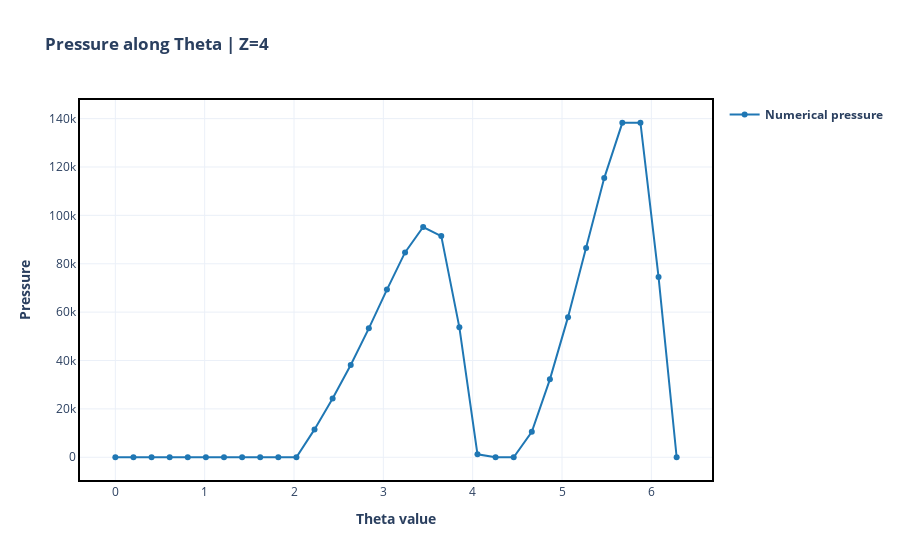
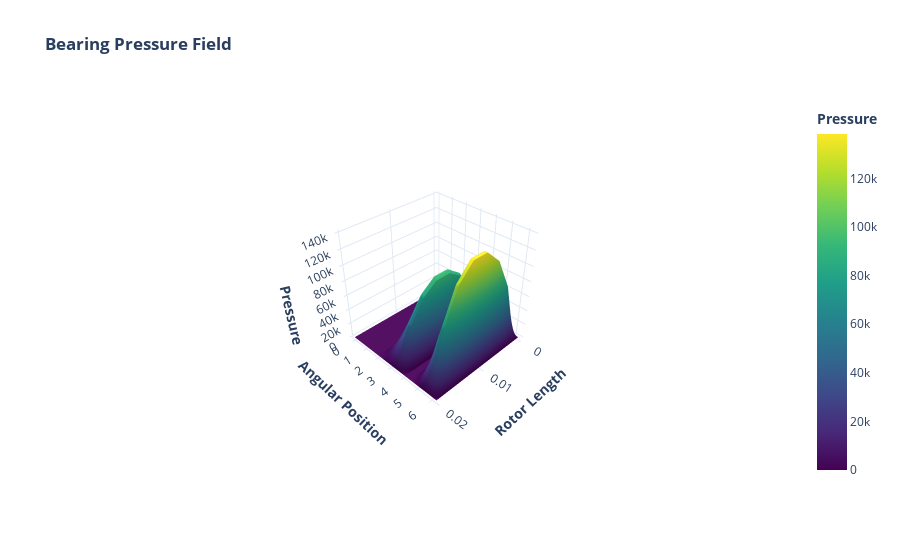

The code cell stored with these charts, in order, in its notebook:
### Markdown cell above
**WEAR BEARINGS**

Although lubrication reduces the friction between the metal surfaces of the bearing, these structures usually suffer wear after a long operating period or else due to a certain number of repetitions of the starting cycles.

<img src="https://docs.google.com/uc?id=1ZGYl4aCO3WTx-hp_Bkh9PpQMEWCKOwsL" width="350"/>

The wear geometry that will be used in the FluidFlow has been adapted from the version presented by MACHADO; CAVALCA (2015) [1]. To include wear in the geometry, it is necessary to make some adaptations to the stator radius. Considering that the fault starts at the angular position $\theta = \theta_{s}$ and ends at $\theta = \theta_{f}$, the stator description from the origin is defined as:

$$R_o^* = R_o + d_{\theta}$$

where $d_{\theta} =\begin{cases} 
    0 \text{,} 
    &\mbox{if} 
    \quad 0 \leq \theta \leq \theta_s\text{,} \quad
    \theta_f \leq \theta \leq 2\pi \\ 
    d_0 - F \left(1 + \cos{\left(\theta - \pi/2\right)} \right) \text{,} 
    &\mbox{if} 
    \quad \theta_s < \theta < \theta_f
\end{cases}$.

In $\theta_{s}$ and $\theta_{f}$, the wear depth is zero, so the location of the edges can be defined as follows:

$$\theta_s = \pi/2 + \cos^{-1}{\left(d_0/F -1\right)} + \gamma \nonumber\\
    \theta_f = \pi/2 - \cos^{-1}{\left(d_0/F -1\right)} + \gamma $$

### Code cell
import ross
from ross.fluid_flow.fluid_flow_graphics import (
    plot_pressure_theta,
    plot_pressure_surface,
)
from ross.fluid_flow.fluid_flow_coefficients import calculate_oil_film_force
from ross.fluid_flow.fluid_flow_coefficients import find_equilibrium_position
from ross.fluid_flow.fluid_flow_coefficients import (
    calculate_stiffness_and_damping_coefficients,
)

from ross.fluid_flow.fluid_flow import fluid_flow_example4

my_fluid_flow_wear = fluid_flow_example4()

fig8 = plot_pressure_theta(my_fluid_flow_wear, z=int(my_fluid_flow_wear.nz / 2))
fig8.show()
fig9 = plot_pressure_surface(my_fluid_flow_wear)
fig9.show()

radial_force, tangential_force, force_x, force_y = calculate_oil_film_force(
    my_fluid_flow_wear
)
print("N=", radial_force)
print("T=", tangential_force)
print("fx=", force_x)
print("fy=", force_y)

find_equilibrium_position(my_fluid_flow_wear)
print("(xi,yi)=", "(", my_fluid_flow_wear.xi, ",", my_fluid_flow_wear.yi, ")")
radial_force, tangential_force, force_x, force_y = calculate_oil_film_force(
    my_fluid_flow_wear
)
print("fx, fy=", force_x, ",", force_y)

K, C = calculate_stiffness_and_damping_coefficients(my_fluid_flow_wear)
kxx, kxy, kyx, kyy = K[0], K[1], K[2], K[3]
cxx, cxy, cyx, cyy = C[0], C[1], C[2], C[3]
print("Stiffness coefficients:")
print("kxx, kxy, kyx, kyy = ", kxx, kxy, kyx, kyy)
print("Damping coefficients:")
print("cxx, cxy, cyx, cyy", cxx, cxy, cyx, cyy)

### Figure 1 — Plotly figure (JSON) as saved in the notebook; plotly's stock layout.template omitted (floating-point values rounded to 4 significant figures)
{"data": [{"hovertemplate": "<b>Theta: %{x:.2f}</b><br><b>Numerical pressure: %{y:.2f}</b>", "line": {"color": "#1f77b4"}, "mode": "markers+lines", "name": "<b>Numerical pressure</b>", "showlegend": true, "type": "scatter", "x": [0.0, 0.2027, 0.4054, 0.6081, 0.8107, 1.013, 1.216, 1.419, 1.621, 1.824, 2.027, 2.23, 2.432, 2.635, 2.838, 3.04, 3.243, 3.446, 3.648, 3.851, 4.054, 4.256, 4.459, 4.662, 4.864, 5.067, 5.27, 5.472, 5.675, 5.878, 6.081, 6.283], "y": [0.0, 0.0, 0.0, 0.0, 0.0, 0.0, 0.0, 0.0, 0.0, 0.0, 0.0, 11510.0, 24300.0, 38160.0, 53290.0, 69320.0, 84680.0, 95200.0, 91430.0, 53700.0, 1230.0, 0.0, 0.0, 10520.0, 32210.0, 57920.0, 86460.0, 115400.0, 138300.0, 138300.0, 74540.0, 0.0]}], "layout": {"title": {"text": "<b>Pressure along Theta | Z=4<b>"}, "xaxis": {"title": {"text": "<b>Theta value</b>"}}, "yaxis": {"title": {"text": "<b>Pressure</b>"}}}}

### Figure 2 — Plotly figure (JSON) as saved in the notebook; plotly's stock layout.template omitted (floating-point values rounded to 4 significant figures; data arrays with more than 128 entries replaced by an {"elided": "..."} marker saying what was removed)
{"data": [{"cmax": 138300.0, "cmin": 0.0, "colorbar": {"title": {"side": "top", "text": "<b>Pressure</b>"}}, "colorscale": [[0.0, "#440154"], [0.1111, "#482878"], [0.2222, "#3e4989"], [0.3333, "#31688e"], [0.4444, "#26828e"], [0.5556, "#1f9e89"], [0.6667, "#35b779"], [0.7778, "#6ece58"], [0.8889, "#b5de2b"], [1.0, "#fde725"]], "hovertemplate": "<b>Length: %{x:.2e}</b><br><b>Angular Position: %{y:.2f}</b><br><b>Pressure: %{z:.2f}</b>", "name": "Pressure", "showlegend": false, "type": "surface", "x": {"elided": "32x8 float values"}, "y": {"elided": "32x8 float values"}, "z": {"elided": "32x8 float values"}}], "layout": {"scene": {"bgcolor": "white", "xaxis": {"title": {"text": "<b>Rotor Length</b>"}}, "yaxis": {"title": {"text": "<b>Angular Position</b>"}}, "zaxis": {"title": {"text": "<b>Pressure</b>"}}}, "title": {"text": "<b>Bearing Pressure Field</b>"}}}
